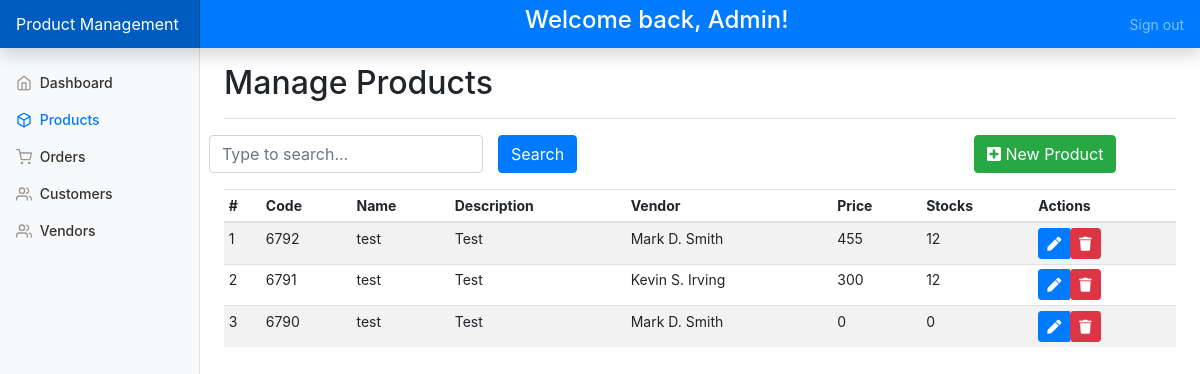
Screenshot of /domains/products/pages/products.php with the database file from the repository.
### tables this page shows
CREATE TABLE `product` (
  `p_code` int(11) NOT NULL,
  `p_name` varchar(255) NOT NULL,
  `p_vendor` int(11) NOT NULL,
  `p_descript` text NOT NULL,
  `p_qoh` int(11) NOT NULL,
  `p_price` decimal(10,0) NOT NULL,
  `created_at` timestamp NOT NULL DEFAULT current_timestamp()
);

CREATE TABLE `vendors` (
  `id` int(11) NOT NULL,
  `last_name` varchar(255) NOT NULL,
  `first_name` varchar(255) NOT NULL,
  `initial` varchar(255) NOT NULL,
  `contact` varchar(255) NOT NULL,
  `created_at` timestamp NOT NULL DEFAULT current_timestamp()
);

### domains/products/functions/get-all-products.php (called while the page is built, shortened)
<?php
function getAllProducts()
{
    $conn = Connect();
    $query = "SELECT product.*, vendors.last_name, vendors.first_name, vendors.initial
            FROM product
            JOIN vendors ON product.p_vendor = vendors.id
            ORDER BY product.p_code DESC
            ";
    $result = $conn->query($query);
    $data = [];
    while ($row = $result->fetch_assoc()) {
        $data[] = $row;
    }
    return $data;
}

### domains/products/pages/products.php (the view, shortened to what this page needs)
<?php
include '../functions/get-all-products.php';
$products = getAllProducts(Connect());
$toSearch = $_POST['to-search'] ?? "";
$filteredProducts = $products;
?>
<!doctype html>
<html lang="en">
<head>
    <?php
    include '../../../components/head.php'
    ?>
    <link href="../../../css/dashboard.css" rel="stylesheet">
</head>
<body>
    <?php
    include '../../../components/nav-bar.php';
    ?>
    <div class="container-fluid">
        <div class="row">
            <?php include '../../../components/side-bar.php' ?>
            <main role="main" class="col-md-9 ml-sm-auto col-lg-10 px-md-4">
                <div class="d-flex justify-content-between flex-wrap flex-md-nowrap align-items-center pt-3 pb-2 mb-3 border-bottom">
                    <h1 class="h2">Manage Products</h1>
                </div>
                <form method="post">
                    <div class="row d-flex align-items-end mb-3">
                        <div class="col6">
                            <input
                                value='<?= $toSearch ?>'
                                type="text" class="form-control " name="to-search"
                                placeholder="Type to search...">
                        </div>
                        <div class="col-6">
                            <input type="submit" name="search" value="Search" class="btn btn-primary">
                        </div>
                </form>
                <a href="product-form.php" class="btn btn-success text-white  float-right"><i class="fas fa-plus-square"></i> New Product</a>
        </div>
        <div class="table-responsive">
            <table class="table table-striped table-sm">
                <thead>
                    <tr>
                        <th>#</th>
                        <th>Code</th>
                        <th>Name</th>
                        <th>Description</th>
                        <th>Vendor</th>
                        <th>Price</th>
                        <th>Stocks</th>
                        <th>Actions</th>
                    </tr>
                </thead>
                <tbody>
                    <?php
                    $i = 0;
                    foreach ($filteredProducts as $product) :
                        $i++;
                    ?>
                        <tr>
                            <td><?= $i ?></td>
                            <td><?= $product['p_code'] ?></td>
                            <td><?= $product['p_name'] ?></td>
                            <td><?= $product['p_descript'] ?></td>
                            <td><?= $product['first_name'] . ' ' . $product['initial'] . '. ' . $product['last_name'] ?></td>
                            <td><?= $product['p_price'] ?></td>
                            <td><?= $product['p_qoh'] ?></td>
                            <td>
                                <div class="btn-group btn-group-toggle" data-toggle="buttons">
                                    <label class="btn btn-primary btn-sm">
                                        <a href="" class="text-white"><i class="fas fa-pen"></i></a>
                                    </label>
                                    <form method="post">
                                        <button class="btn btn-danger btn-sm" name="delete">
                                            <i class="fas fa-trash"></i>
                                        </button>
                                    </form>
                                </div>
                            </td>
                        </tr>
                    <?php endforeach ?>
                </tbody>
            </table>
        </div>
    </div>
</body>
</html>

### css/dashboard.css (style rules this page uses)
body { font-size: .875rem; }

### rows the page displays
product: p_code "6792", p_name "test", p_descript "Test", vendors.first_name "Mark", vendors.initial "D", vendors.last_name "Smith", p_price "455", p_qoh "12"
product: p_code "6791", p_name "test", p_descript "Test", vendors.first_name "Kevin", vendors.initial "S", vendors.last_name "Irving", p_price "300", p_qoh "12"
product: p_code "6790", p_name "test", p_descript "Test", vendors.first_name "Mark", vendors.initial "D", vendors.last_name "Smith", p_price "0", p_qoh "0"
